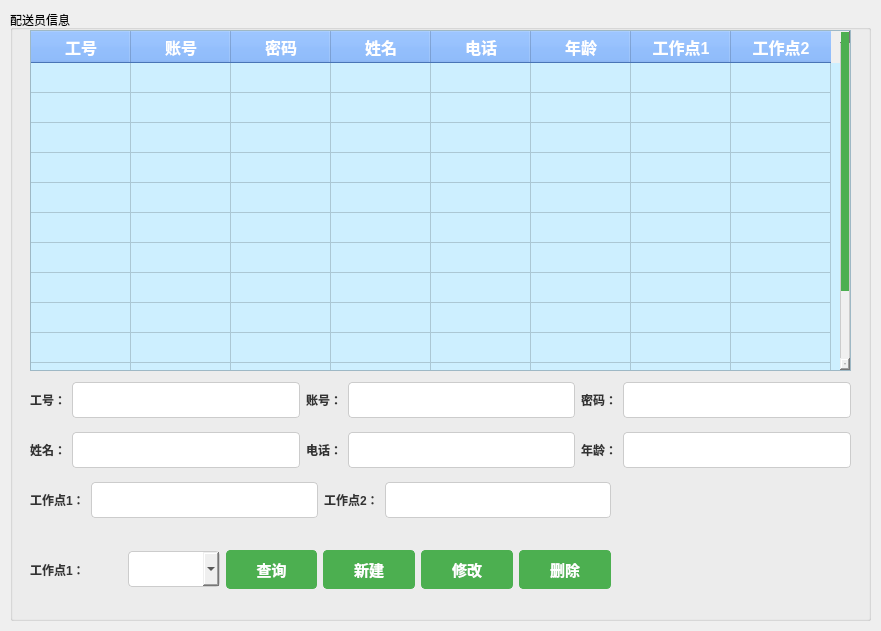
<?xml version="1.0" encoding="UTF-8"?>
<ui version="4.0">
 <class>ProfileForm</class>
 <widget class="QWidget" name="ProfileForm">
  <property name="geometry">
   <rect>
    <x>0</x>
    <y>0</y>
    <width>881</width>
    <height>631</height>
   </rect>
  </property>
  <property name="windowTitle">
   <string>管理配送员信息</string>
  </property>
  <property name="styleSheet">
   <string notr="true">
                QLabel {
                    color: #333;
                    font: 14px &quot;幼圆&quot;;
                    font-weight: bold;
                }

                QLineEdit,
                QComboBox  {
                    padding: 8px;
                    font-size: 14px;
                    border: 1px solid #ccc;
                    border-radius: 4px;
                }

                QTableWidget {
                    font: 14px &quot;幼圆&quot;;
                    background-color: #cdefff;
                }

                QTableWidget::item {
                    font: 14px &quot;幼圆&quot;;
                }

                QHeaderView {
                    font: bold 16px &quot;幼圆&quot;;
                }
                
                QTableWidget::item:selected {
                    background-color: #a6a6a6;
                }

                QTableWidget QHeaderView::section {
                    background-color: #65a3ff;
                    color: white;
                    font-weight: bold;
                    font-size: 16px;
                    padding: 2px;
                }

                QTableWidget::item {
                    padding: 10px;
                }

                QPushButton {
                    padding: 8px 16px;
                    font-size: 15px;
                    font-weight: bold;
                    border: 1px solid #4CAF50;
                    border-radius: 4px;
                    color: #fff;
                    background-color: #4CAF50;
                }
                
                QPushButton:hover {
                    background-color: #45a049;
                    border: 1px solid #45a049;
                }

                QTextEdit {
                    font-size: 14px;
                    border: 1px solid #ccc;
                    border-radius: 4px;
                }

                QScrollBar:vertical {
                    border: 1px solid #ccc;
                    background: #f0f0f0;
                    width: 10px;
                    margin: 0px 0px 0px 0px;
                }

                QScrollBar::handle:vertical {
                    background: #4CAF50;
                    min-height: 20px;
                }
            </string>
  </property>
  <widget class="QGroupBox" name="groupBox">
   <property name="geometry">
    <rect>
     <x>10</x>
     <y>10</y>
     <width>861</width>
     <height>611</height>
    </rect>
   </property>
   <property name="title">
    <string>配送员信息</string>
   </property>
   <widget class="QTableWidget" name="tableWidget">
    <property name="geometry">
     <rect>
      <x>20</x>
      <y>20</y>
      <width>821</width>
      <height>341</height>
     </rect>
    </property>
    <attribute name="verticalHeaderVisible">
     <bool>false</bool>
    </attribute>
    <row>
     <property name="text">
      <string>新建行</string>
     </property>
    </row>
    <row>
     <property name="text">
      <string>新建行</string>
     </property>
    </row>
    <row>
     <property name="text">
      <string>新建行</string>
     </property>
    </row>
    <row>
     <property name="text">
      <string>新建行</string>
     </property>
    </row>
    <row>
     <property name="text">
      <string>新建行</string>
     </property>
    </row>
    <row>
     <property name="text">
      <string>新建行</string>
     </property>
    </row>
    <row>
     <property name="text">
      <string>新建行</string>
     </property>
    </row>
    <row>
     <property name="text">
      <string>新建行</string>
     </property>
    </row>
    <row>
     <property name="text">
      <string>新建行</string>
     </property>
    </row>
    <row>
     <property name="text">
      <string>新建行</string>
     </property>
    </row>
    <row>
     <property name="text">
      <string>新建行</string>
     </property>
    </row>
    <row>
     <property name="text">
      <string>新建行</string>
     </property>
    </row>
    <row>
     <property name="text">
      <string>新建行</string>
     </property>
    </row>
    <column>
     <property name="text">
      <string>工号</string>
     </property>
    </column>
    <column>
     <property name="text">
      <string>账号</string>
     </property>
    </column>
    <column>
     <property name="text">
      <string>密码</string>
     </property>
    </column>
    <column>
     <property name="text">
      <string>姓名</string>
     </property>
    </column>
    <column>
     <property name="text">
      <string>电话</string>
     </property>
    </column>
    <column>
     <property name="text">
      <string>年龄</string>
     </property>
    </column>
    <column>
     <property name="text">
      <string>工作点1</string>
     </property>
    </column>
    <column>
     <property name="text">
      <string>工作点2</string>
     </property>
    </column>
   </widget>
   <widget class="QWidget" name="layoutWidget">
    <property name="geometry">
     <rect>
      <x>20</x>
      <y>370</y>
      <width>821</width>
      <height>40</height>
     </rect>
    </property>
    <layout class="QHBoxLayout" name="horizontalLayout">
     <item>
      <widget class="QLabel" name="label">
       <property name="text">
        <string>工号：</string>
       </property>
      </widget>
     </item>
     <item>
      <widget class="QLineEdit" name="input1_lineedit"/>
     </item>
     <item>
      <widget class="QLabel" name="label_2">
       <property name="text">
        <string>账号：</string>
       </property>
      </widget>
     </item>
     <item>
      <widget class="QLineEdit" name="input2_lineedit"/>
     </item>
     <item>
      <widget class="QLabel" name="label_3">
       <property name="text">
        <string>密码：</string>
       </property>
      </widget>
     </item>
     <item>
      <widget class="QLineEdit" name="input1_lineedit_2"/>
     </item>
    </layout>
   </widget>
   <widget class="QWidget" name="layoutWidget_2">
    <property name="geometry">
     <rect>
      <x>20</x>
      <y>420</y>
      <width>821</width>
      <height>40</height>
     </rect>
    </property>
    <layout class="QHBoxLayout" name="horizontalLayout_2">
     <item>
      <widget class="QLabel" name="label_4">
       <property name="text">
        <string>姓名：</string>
       </property>
      </widget>
     </item>
     <item>
      <widget class="QLineEdit" name="input1_lineedit_3"/>
     </item>
     <item>
      <widget class="QLabel" name="label_5">
       <property name="text">
        <string>电话：</string>
       </property>
      </widget>
     </item>
     <item>
      <widget class="QLineEdit" name="input2_lineedit_2"/>
     </item>
     <item>
      <widget class="QLabel" name="label_6">
       <property name="text">
        <string>年龄：</string>
       </property>
      </widget>
     </item>
     <item>
      <widget class="QLineEdit" name="input1_lineedit_4"/>
     </item>
    </layout>
   </widget>
   <widget class="QWidget" name="layoutWidget_3">
    <property name="geometry">
     <rect>
      <x>20</x>
      <y>470</y>
      <width>581</width>
      <height>40</height>
     </rect>
    </property>
    <layout class="QHBoxLayout" name="horizontalLayout_3">
     <item>
      <widget class="QLabel" name="label_7">
       <property name="text">
        <string>工作点1：</string>
       </property>
      </widget>
     </item>
     <item>
      <widget class="QLineEdit" name="input1_lineedit_5"/>
     </item>
     <item>
      <widget class="QLabel" name="label_8">
       <property name="text">
        <string>工作点2：</string>
       </property>
      </widget>
     </item>
     <item>
      <widget class="QLineEdit" name="input2_lineedit_3"/>
     </item>
    </layout>
   </widget>
   <widget class="QWidget" name="">
    <property name="geometry">
     <rect>
      <x>20</x>
      <y>540</y>
      <width>581</width>
      <height>39</height>
     </rect>
    </property>
    <layout class="QHBoxLayout" name="horizontalLayout_4">
     <item>
      <widget class="QLabel" name="label_9">
       <property name="text">
        <string>工作点1：</string>
       </property>
      </widget>
     </item>
     <item>
      <widget class="QComboBox" name="comboBox"/>
     </item>
     <item>
      <widget class="QPushButton" name="pushButton_4">
       <property name="text">
        <string>查询</string>
       </property>
      </widget>
     </item>
     <item>
      <widget class="QPushButton" name="pushButton">
       <property name="text">
        <string>新建</string>
       </property>
      </widget>
     </item>
     <item>
      <widget class="QPushButton" name="pushButton_2">
       <property name="text">
        <string>修改</string>
       </property>
      </widget>
     </item>
     <item>
      <widget class="QPushButton" name="pushButton_3">
       <property name="text">
        <string>删除</string>
       </property>
      </widget>
     </item>
    </layout>
   </widget>
  </widget>
 </widget>
 <resources/>
 <connections/>
</ui>
